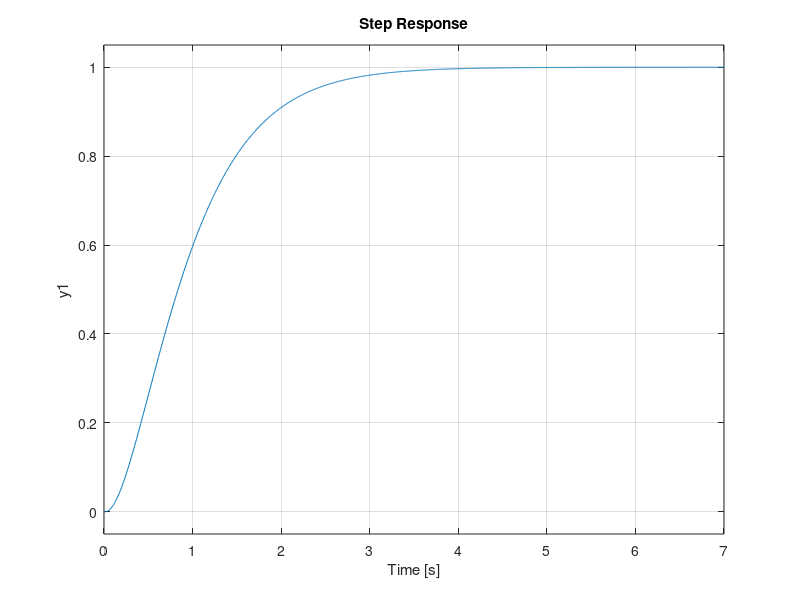
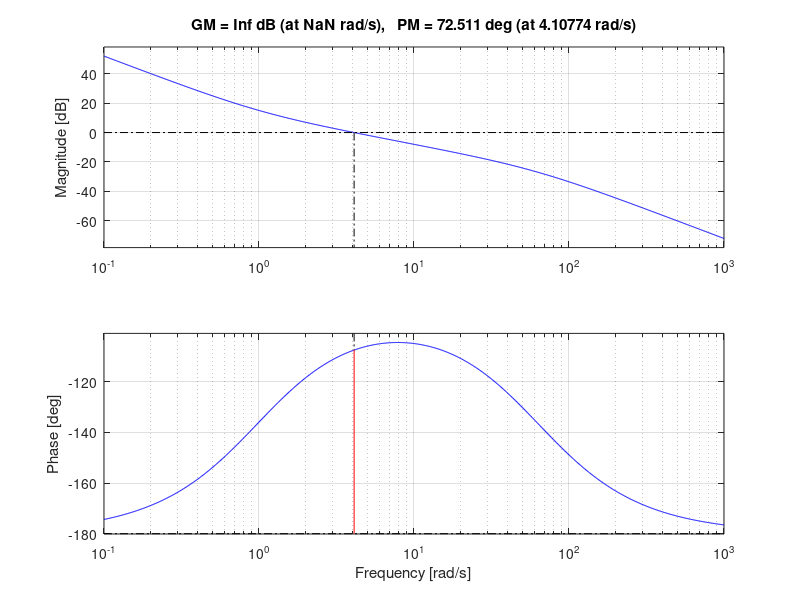

Write MATLAB code to recreate these figures, in order.
% Task 3

v0 = 27.78;
L = 2.7;

P_psi_from_delta = tf(v0/L,[1, 0]);

P_y_from_psi = tf(v0,[1, 0]);


% first plant (inner Loop)
% pidTuner(P_psi_from_delta,"P")

% Picked from output
C_inner.Kp = 6
%%
s = tf("s");

% Update model with pidtuner value
oltf_inner = C_inner.Kp * P_psi_from_delta;


%overide with kp_inner = 1
% oltf_inner = 1 * P_psi_from_delta;

cltf_inner = feedback(oltf_inner,1);

P_outer = cltf_inner * P_y_from_psi;




%% hand Calc 

% P_loc = 3;
P_loc = 2;

kp = 2*P_loc/v0

ki = v0*kp^2/4

Controller_outer = (kp + ki/s)

cltf_outer = feedback(Controller_outer * P_outer, 1);

precomp_loc = zero(Controller_outer);

precomp = -precomp_loc/(s-precomp_loc)


%%
figure
step(precomp*cltf_outer)


figure
margin(Controller_outer * P_outer)